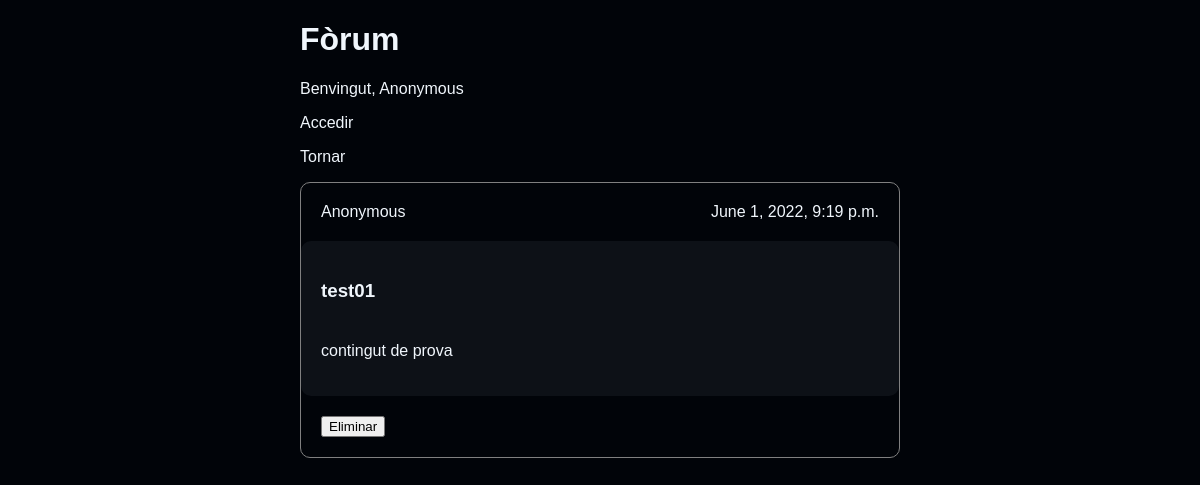
The app's page /messages/37/ with its own data.
### forum_messages/models.py (models this page shows, shortened)
class Publication(models.Model):
    content = models.CharField(max_length=255)
    user = models.ForeignKey(User, on_delete=models.SET_NULL, null=True)
    published_at = models.DateTimeField()
    class Meta:
        abstract = True

class Message(Publication):
    title = models.CharField(max_length=50)
    pass

### forum_messages/views.py (the view)
# urls.py: path('messages/<int:message_id>/', ReplyView.as_view(), name='replies'),
class ReplyView(View):
    def get(self, request, message_id: int):
        context = {
            'username': 'Anonymous' if request.user.is_anonymous else request.user.username,
            'message': Message.objects.filter(id=message_id).first(),
            'replies': list(Reply.objects.filter(message_id=message_id)),
        }
        return render(request, 'replies.html', context=context)

### forum_messages/templates/replies.html (shortened to what this page needs)
<!DOCTYPE html>
<html lang="ca">
<head>
</head>
<body>
        <h1>Fòrum</h1>
        <p>Benvingut, {{ username }}</p>
        {% if request.user.is_anonymous %}
            <p><a href="{% url 'login' %}">Accedir</a></p>
        {% else %}
            <p><a href="{% url 'logout' %}">Desconnectar</a></p>
            <p><a href="{% url 'reply.create' message_id=message.id %}">Respondre</a></p>
        {% endif %}
        <p><a href="{% url 'messages' %}">Tornar</a></p>
        <div class="message_container">
            <div class="message_details">
                <span class="message_user">{% firstof message.user 'Anonymous' %}</span>
                <span class="message_date">{{ message.published_at }}</span>
            </div>
            <div class="message_content">
                <h3>{{ message.title }}</h3>
                <p>{{ message.content }}</p>
            </div>
            {% if request.user.id == message.user.id or request.user.is_superuser %}
                <div class="message_options">
                    <form action="{% url 'message.delete' message.pk %}" method="post">
                        <input type="submit" value="Eliminar">
                    </form>
                </div>
            {% endif %}
    </div>
</body>
</html>

### forum_messages/templates/replies.html (style rules this page uses)
body { background-color: #010409; color: #f0f6fc; font-family: sans-serif; max-width: 50%; margin: auto; }
div.message_container, div.reply_container { border: gray solid 1px; margin: 10px 0; }
div.message_details, div.message_content, div.reply_details, div.reply_content { padding: 20px; }
div.message_container, div.message_details, div.message_content, div.reply_container, div.reply_details, div.reply_content { border-radius: 10px; }
h3 { margin-bottom: 40px; }
div.message_details, div.reply_details { display: flex; justify-content: space-between; }
div.message_content, div.reply_content { background-color: #0d1117; }
div.message_options, div.reply_options { padding: 20px 0 20px 20px; }
a { text-decoration: none; color: inherit; }

### records on screen
Message: user "Anonymous", published_at "June 1, 2022, 9:19 p.m.", title "test01", content "contingut de prova"

### other values on screen
{{ username }} "Anonymous"
